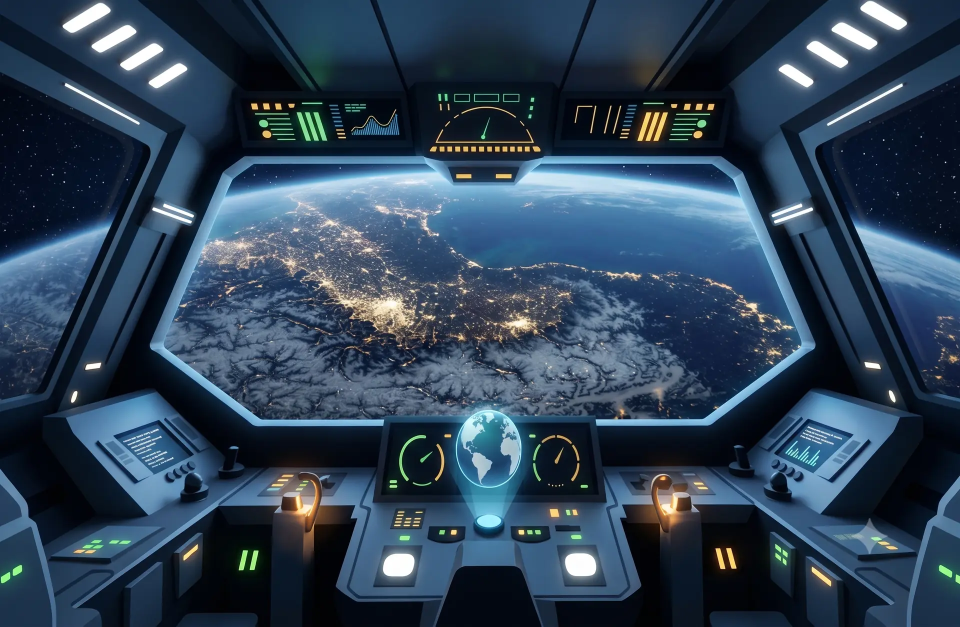
#> input picture background/Khoangluna-1920.webp, 1920 x 1253 px, found by its file name (shown at 1/2 size)
$ python make_bg_assets.py --do background/Khoangluna-1920.webp '(chỉ' 'ĐO,' 'không' 'ghi)'
#> lines starting #> are read from the running program, lines starting #| are printed output that depends on the picture
#> in measure, im is the input picture: PIL image 1920x1253 RGB; mean R, G, B 46.6, 66.5, 86.4
# -*- coding: utf-8 -*-
"""make_bg_assets.py — SINH ẢNH NỀN cho Trung Tâm Điều Hướng từ một ảnh gốc.

    python scratchpad/make_bg_assets.py background/originals/quydao-saohoa.png marsorbit
    python scratchpad/make_bg_assets.py --do background/Khoangluna-1920.webp   (chỉ ĐO, không ghi)

Sinh đúng 4 biến thể vào `background/<slug>-{1280,1920}.{avif,webp}`, cùng khuôn
`Khoangluna-*` đang chạy — nhờ vậy `<picture>` ở dashboard chỉ cần đổi tên file.

⚠️ VÌ SAO CÓ SCRIPT NÀY, KHÔNG LÀM TAY: ảnh nền là thứ NẶNG NHẤT của dashboard. Bản
   gốc `Khoangluna.png` từng là **6,9 MB** (PNG cho một ảnh dạng photo — sai định
   dạng, không có alpha) và đã cắt xuống **99 KB avif (−98,6%)**. Làm tay là sớm muộn
   có một nền lọt vào ở cỡ 2 MB, mà nó nằm trên đường tải đầu của trang trẻ mở nhiều
   nhất. Script ép đúng bộ biến thể và **ĐO rồi báo** thay vì để người làm tự tin.

⚠️ ĐO ĐỘ SÁNG VÙNG GIỮA, KHÔNG CHỈ ĐO CỠ FILE. Hero ("Chào mừng trở lại, …") là chữ
   TRẮNG nằm giữa khung; lớp phủ tối của `.bg-photo::after` chỉ là
   `rgba(6,12,34, .45→.28→.55)`, tức nó KHÔNG cứu được một ảnh sáng ở giữa. Dự án đã
   trả giá đúng loại lỗi này hai lần với bản đồ Trái Đất: "bản đồ phẳng tối hơn 4,7
   lần" là một con số đo SAI ĐỊA CHỈ, và thứ quyết định độ đọc được là KHUNG NHÌN
   chứ không phải cỡ file. Nên script in ra độ sáng dải giữa và cảnh báo nếu quá sáng.

⚠️ TỈ LỆ PHẢI GẦN 1,53 (= 1920/1253 của ảnh đang chạy). `.bg-photo img` dùng
   `object-fit:cover`, nên ảnh vuông (ví dụ `img/tramvutru.png` 1080×1080) sẽ bị cắt
   mất 44% chiều cao trên màn 16:9 — và phần bị cắt luôn là phần trên/dưới, tức mất
   đúng vành khoang tàu. Script từ chối ảnh lệch tỉ lệ quá xa.
"""
import os
import sys

from PIL import Image

ROOT = os.path.dirname(os.path.dirname(os.path.abspath(__file__)))
OUT_DIR = os.path.join(ROOT, "background")

# Tỉ lệ khớp ảnh đang chạy: 1920×1253 → 1,532.
TARGET_RATIO = 1920 / 1253
RATIO_TOL = 0.18          # lệch quá mức này thì cover sẽ cắt mất một mảng lớn

# ⚠️ BỀ RỘNG HẠ TỪ 1920 XUỐNG 1536 (16/08/2026) — CÓ CHỦ ĐÍCH, KHÔNG PHẢI NỚI TAY.
#    Ảnh nền do chủ dự án sinh bằng ChatGPT ra cỡ 1536×1024. Ba hướng đã cân:
#    ① đòi ≥1920 → công cụ không cho, phải upscale = pixel BỊA;
#    ② phóng 1536→1920 bằng LANCZOS → đo được: nhoè sẵn rồi mới nén nên hỏng KÉP,
#       phải hạ tới q35 mới vừa trần và lúc đó mất hẳn một lớp sao mờ (đã so 1:1);
#    ③ sinh biến thể ĐÚNG bề rộng gốc → không byte nào là pixel bịa; màn 1920 để
#       trình duyệt tự phóng 1,25×, cùng độ nét mà không phải tải thêm.
#    Chọn ③. Đổi bộ này thì `<picture>` ở dashboard.html phải đổi srcset theo.
WIDTHS = (1536, 1024)
MIN_SRC_W = 1536          # nhỏ hơn thì phóng to = nhoè, đừng nhận

# Trần cỡ file giữ nguyên theo VAI TRÒ biến thể (lớn/nhỏ), lấy từ bộ đang chạy
# (avif 101,7 KB · webp 152,6 KB ở bản lớn). Đây là ngân sách BYTE trên đường
# truyền, không phải ngân sách theo pixel — nên hạ bề rộng KHÔNG được nới trần.
BUDGET = {("avif", 1536): 130_000, ("webp", 1536): 200_000,
          ("avif", 1024): 80_000,  ("webp", 1024): 120_000}

# Độ sáng dải giữa (nơi chữ hero nằm). Ảnh đang chạy đo được ~46 → mốc cảnh báo 96.
MID_BRIGHT_WARN = 96


def mid_brightness(im):
    """Độ sáng TB của dải giữa theo chiều dọc — chỗ chữ hero thật sự nằm."""
    g = im.convert("L")
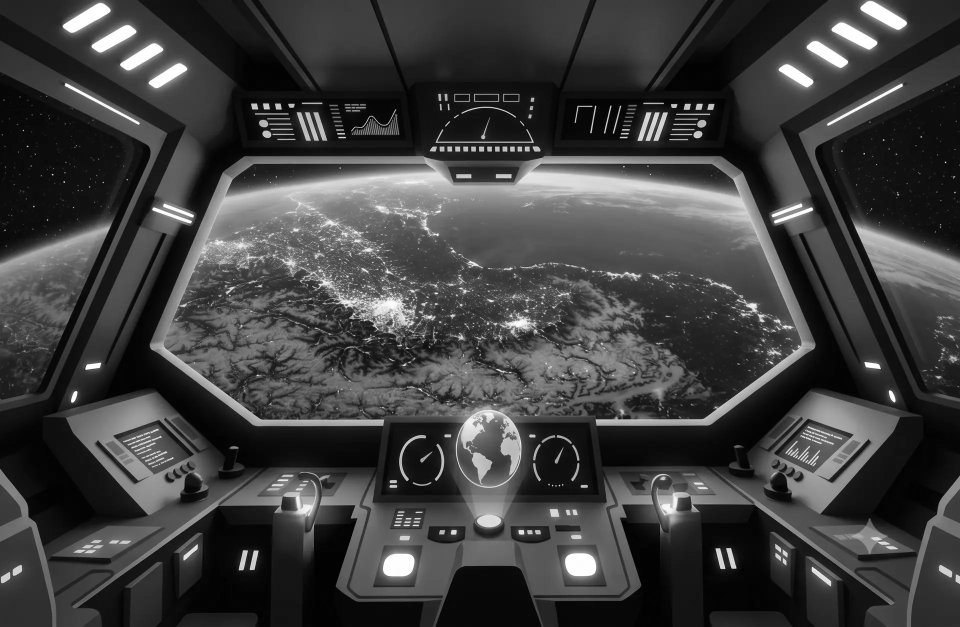
#> g: PIL image 1920x1253 L (shown at 1/2 size); min 0, max 255, mean 62.8
    w, h = g.size
#> w = 1920; h = 1253
    band = g.crop((int(w * 0.18), int(h * 0.22), int(w * 0.82), int(h * 0.62)))
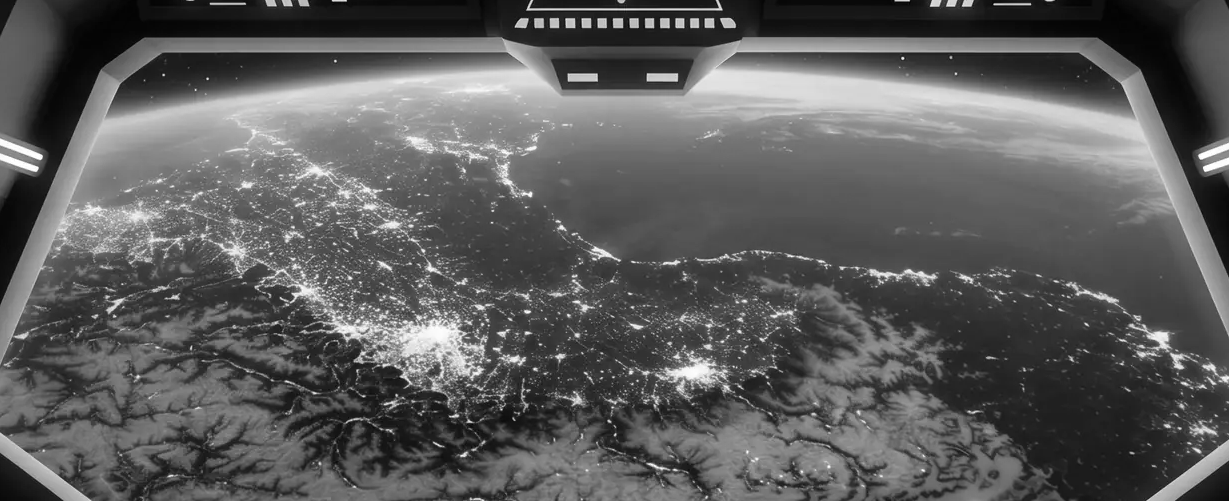
#> band: PIL image 1229x501 L; min 1, max 255, mean 92.7
    px = list(band.getdata())
#> px = 615729 items
    return sum(px) / len(px)


def measure(path):
    im = Image.open(path)
    print("  %-34s %s %dx%d  ti le %.3f  %.0f KB  sang giua %.1f"
          % (os.path.basename(path), im.mode, im.width, im.height,
             im.width / im.height, os.path.getsize(path) / 1024, mid_brightness(im)))
#|   Khoangluna-1920.webp               RGB 1920x1253  ti le 1.532  149 KB  sang giua 92.7
    return im


def main():
    args = [a for a in sys.argv[1:] if not a.startswith("--")]
    only_measure = "--do" in sys.argv

    if not args:
        print(__doc__)
        print("Anh nen dang chay:")
        for f in sorted(os.listdir(OUT_DIR)):
            measure(os.path.join(OUT_DIR, f))
        return 0

    src = args[0]
    if only_measure:
        measure(src)
        return 0

    if len(args) < 2:
        print("Thieu <slug>. Vi du: ... quydao-saohoa.png marsorbit")
        return 1
    slug = args[1]
    if not slug.replace("-", "").isalnum():
        print("slug chi duoc gom chu, so va dau gach ngang: " + slug)
        return 1

    im = Image.open(src)
    print("Anh goc:")
    measure(src)

    # ── Ba hang rao TRUOC khi ghi file nao ──
    bad = []
    if im.width < MIN_SRC_W:
        bad.append("rong %dpx < %d (phong to se nhoe)" % (im.width, MIN_SRC_W))
    ratio = im.width / im.height
    if abs(ratio - TARGET_RATIO) > RATIO_TOL:
        bad.append("ti le %.2f lech qua xa %.2f — `object-fit:cover` se cat mat mot mang lon"
                   % (ratio, TARGET_RATIO))
    if bad:
        print("\nTU CHOI, khong ghi file nao:")
        for b in bad:
            print("  - " + b)
        print("\nSua anh goc roi chay lai. Xem phan spec o dau file.")
        return 1

    mid = mid_brightness(im)
    if mid > MID_BRIGHT_WARN:
        print("\n⚠️ CANH BAO: dai giua sang %.1f (moc %d). Chu hero la chu TRANG va lop"
              % (mid, MID_BRIGHT_WARN))
        print("   phu toi cua .bg-photo::after KHONG du de cuu — hay kiem tra bang mat")
        print("   sau khi gan vao, hoac chon anh co vung giua toi hon.")

    # ── Sinh 4 bien the ──
    print("\nSinh bien the:")
    made = []
    for w in WIDTHS:
        h = round(w / TARGET_RATIO)
        # Cat theo tam roi thu ve dung khung — khong keo gian anh.
        base = im.convert("RGB")
        sr = base.width / base.height
        if sr > TARGET_RATIO:                       # rong hon: cat hai ben
            nw = round(base.height * TARGET_RATIO)
            x = (base.width - nw) // 2
            base = base.crop((x, 0, x + nw, base.height))
        elif sr < TARGET_RATIO:                     # cao hon: cat tren duoi
            nh = round(base.width / TARGET_RATIO)
            y = (base.height - nh) // 2
            base = base.crop((0, y, base.width, y + nh))
        base = base.resize((w, h), Image.LANCZOS)

        for fmt, q in (("avif", 62), ("webp", 82)):
            out = os.path.join(OUT_DIR, "%s-%d.%s" % (slug, w, fmt))
            try:
                base.save(out, quality=q, method=6) if fmt == "webp" else base.save(out, quality=q)
            except Exception as e:
                print("  [HONG] %s: %s" % (os.path.basename(out), e))
                continue
            size = os.path.getsize(out)
            cap = BUDGET[(fmt, w)]
            flag = "ok" if size <= cap else "VUOT TRAN"
            print("  [%s] %-28s %6.1f KB (tran %.0f KB)"
                  % (flag, os.path.basename(out), size / 1024, cap / 1024))
            made.append(out)

    print("\nDa sinh %d file vao background/." % len(made))
    print("Buoc tiep (3 cho, xem CLAUDE.md muc Kho Trang Tri):")
    print("  1. Cosmetics.cs  — them new(\"bg-%s\", \"bg\", <gia>)" % slug)
    print("  2. js/cosmetics.js — them TEN o ca vi va en")
    print("  3. css/cockpit.css — them lop nen cho :root[data-bg=\"bg-%s\"]" % slug)
    return 0


if __name__ == "__main__":
    sys.exit(main())
#> (the program exits here)

$ run again, with background/vanhdai-1024.webp copied over background/Khoangluna-1920.webp
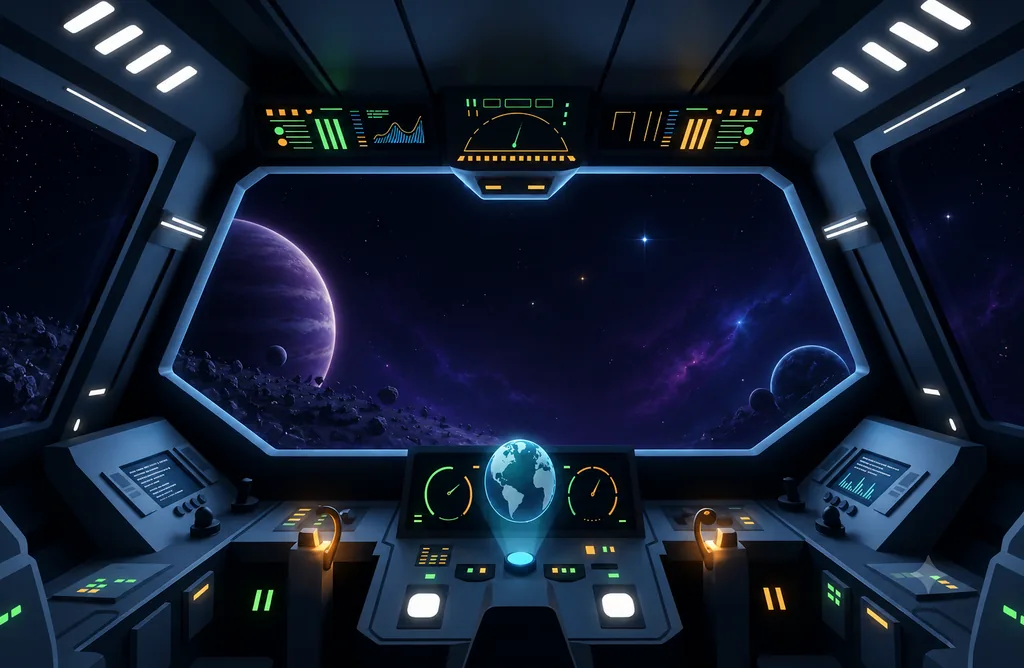
#> input picture background/vanhdai-1024.webp, 1024 x 668 px, found by its file name
#> in measure, im is the input picture: PIL image 1024x668 RGB; mean R, G, B 20.5, 31, 50
#> in mid_brightness, `g = im.convert("L")`:
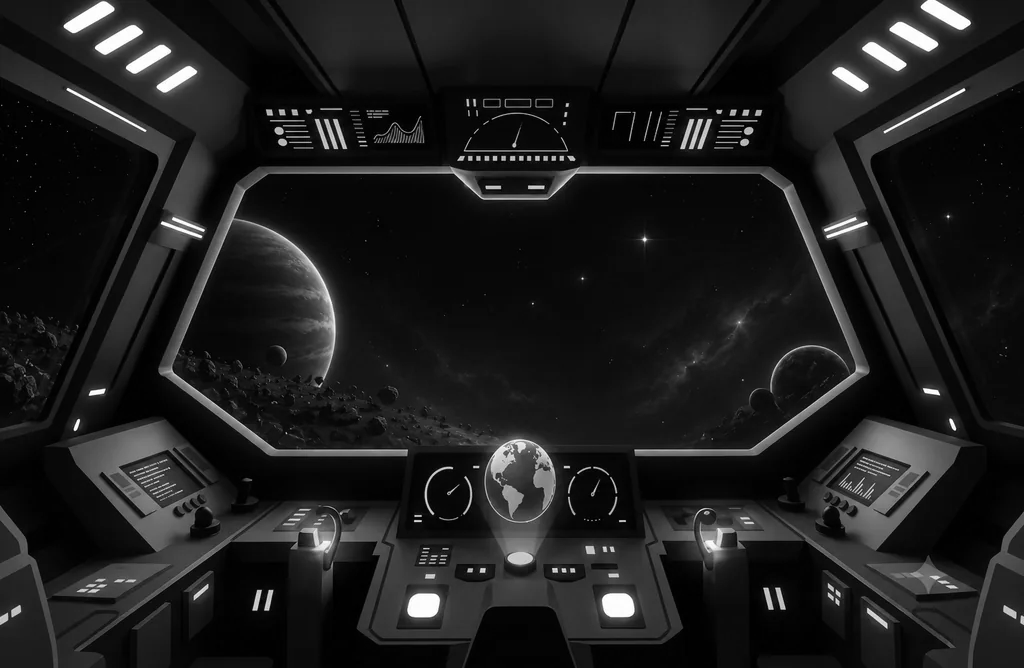
#> g: PIL image 1024x668 L; min 0, max 255, mean 30
#> in mid_brightness, `band = g.crop((int(w * 0.18), int(h * 0.22), int(w * 0.82), int(h * 0...`:
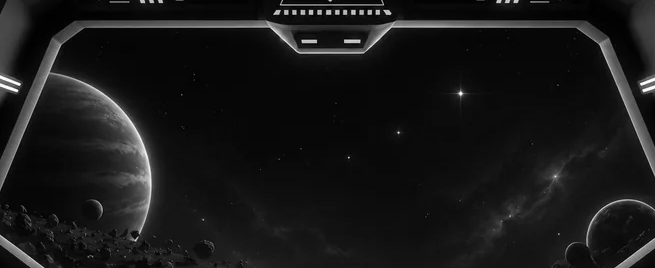
#> band: PIL image 655x268 L; min 0, max 255, mean 24
#> px = 175540 items
#|   Khoangluna-1920.webp               RGB 1024x668  ti le 1.533  55 KB  sang giua 24.0
